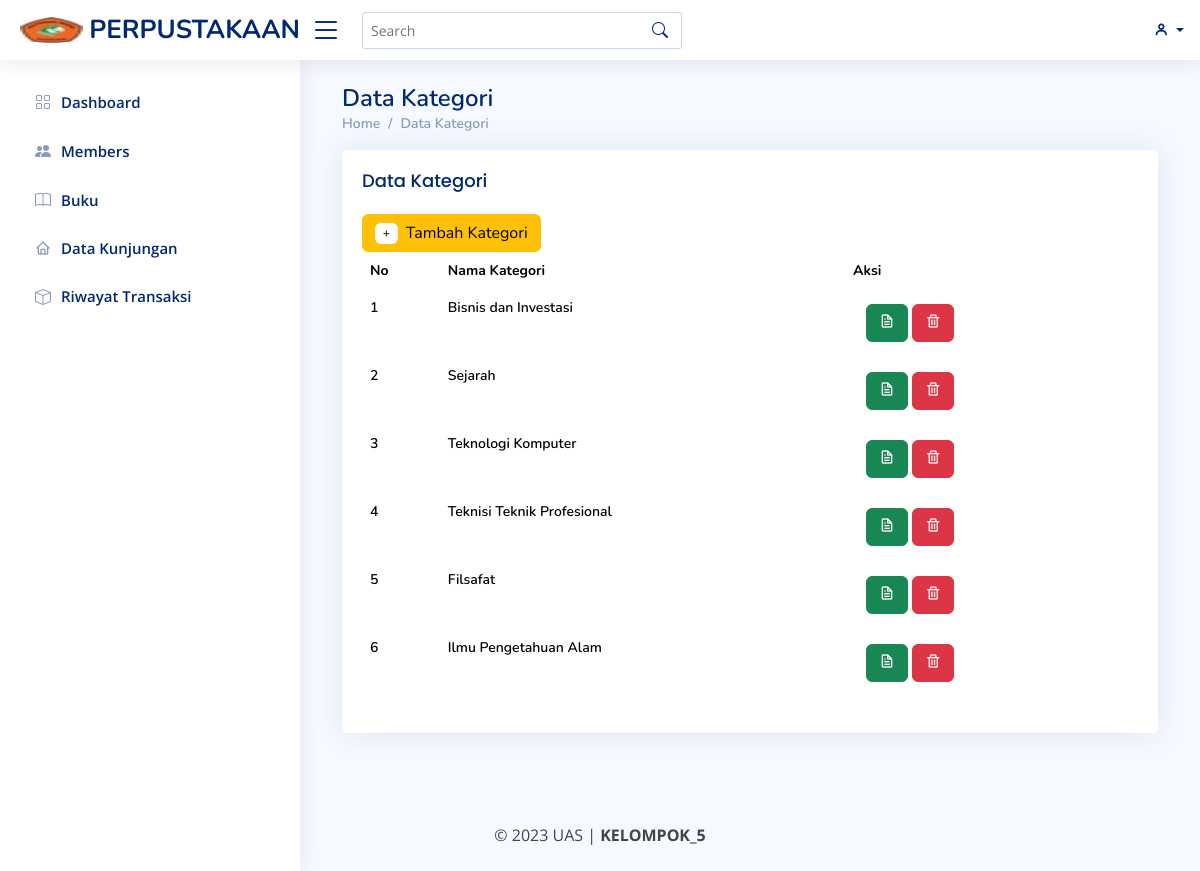
Page /index.php?page=kategori (signed in) on the committed database.
### tables this page shows
CREATE TABLE `kategori` (
  `id_kategori` int(11) NOT NULL,
  `nama_kategori` varchar(255) NOT NULL
);

### kategori.php (the view, shortened to what this page needs)
<div class="pagetitle">
    <h1>Data Kategori</h1>
    <nav>
        <ol class="breadcrumb">
            <li class="breadcrumb-item"><a href="index.php?page=dashboard">Home</a></li>
            <li class="breadcrumb-item"><a href="index.php?page=prodi">Data Kategori</a></li>
            <?php
            $aksi = isset($_GET['aksi']) ? $_GET['aksi'] : 'list';
            switch ($aksi) {
                    ?>
        <?php
                case 'list':
                    include 'koneksi.php';
                    ?>
        <div class="col-12  mt-3">
            <div class="card recent-sales overflow-auto">
                <div class="card-body">
                    <h5 class="card-title">Data Kategori</h5>
                    <table class="table table-borderless datatable">
                        <button type="button" class="btn btn-warning" data-bs-toggle="modal" data-bs-target="#exampleModal">
                            <span class="badge bg-white text-dark me-2">+</span>Tambah Kategori
                        </button>
                </div>
            </div>
            <thead>
                <tr>
                    <th scope="col">No</th>
                    <th scope="col">Nama Kategori</th>
                    <th scope="col">Aksi</th>
                </tr>
            </thead>
            <tbody>
                <?php
                $query = "SELECT * FROM kategori";
                $result = $db->query($query);
                if ($result->num_rows > 0) {
                    $nomor = 1;
                    foreach ($result as $row):
                        ?>
                        <tr>
                            <td>
                                <?= $nomor++ ?>
                            </td>
                            <td>
                                <?= $row['nama_kategori'] ?>
                            </td>
                            <td>
                                <div class="btn">
                                    <button type="button" class="btn btn-success " data-bs-toggle="modal"
                                        data-bs-target="#EditModal<?= $row['id_kategori'] ?>"><span class="bx bx-file"></span></button>
                                    <a onclick="return confirm('Apakah kamu yakin menghapusnya?')"
                                        href="proses_kategori.php?proses=delete&id_kategori=<?= $row['id_kategori'] ?>"
                                        class="btn btn-danger text-light"><span class="bx bx-trash"></a>
                                </div>
                            </td>
                        </tr>
                        <?php
                    endforeach;
                } else {
                    echo "<tr><td colspan='6'>No data found</td></tr>";
                }
                ?>
            </tbody>
        </div>
        <?php
        break;
            }

### assets/css/style.css (style rules this page uses)
:root { scroll-behavior: smooth; }
body { font-family: "Open Sans", sans-serif; background: #f6f9ff; color: #444444; }
a { color: #4154f1; text-decoration: none; }
h1, h2, h3, h4, h5, h6 { font-family: "Nunito", sans-serif; }
.pagetitle { margin-bottom: 10px; }
.pagetitle h1 { font-size: 24px; margin-bottom: 0; font-weight: 600; color: #012970; }
.card { margin-bottom: 30px; border: none; border-radius: 5px; box-shadow: 0px 0 30px rgba(1, 41, 112, 0.1); }
.card-title { padding: 20px 0 15px 0; font-size: 18px; font-weight: 500; color: #012970; font-family: "Poppins", sans-serif; }
.card-body { padding: 0 20px 20px 20px; }
.breadcrumb { font-size: 14px; font-family: "Nunito", sans-serif; color: #899bbd; font-weight: 600; }
.breadcrumb a { color: #899bbd; transition: 0.3s; }
.breadcrumb .breadcrumb-item::before { color: #899bbd; }

### rows in the picture
kategori: nama_kategori "Bisnis dan Investasi"
kategori: nama_kategori "Sejarah"
kategori: nama_kategori "Teknologi Komputer"
kategori: nama_kategori "Teknisi Teknik Profesional"
kategori: nama_kategori "Filsafat"
kategori: nama_kategori "Ilmu Pengetahuan Alam"
